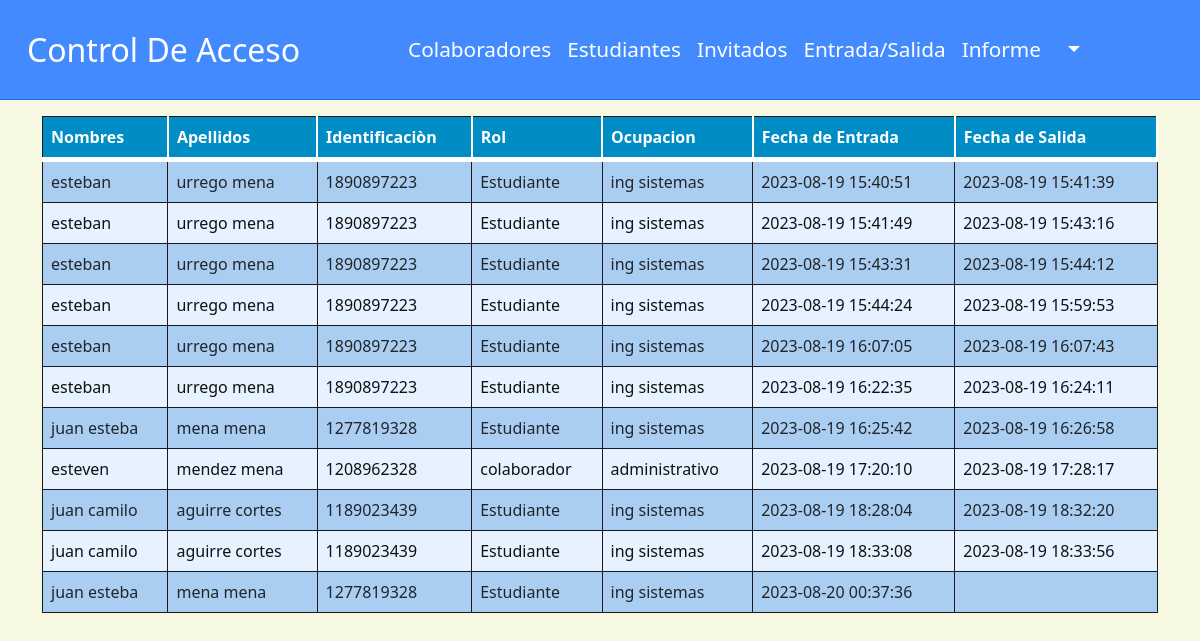
/entrad-salida.php, run on an earlier commit of the app's database.
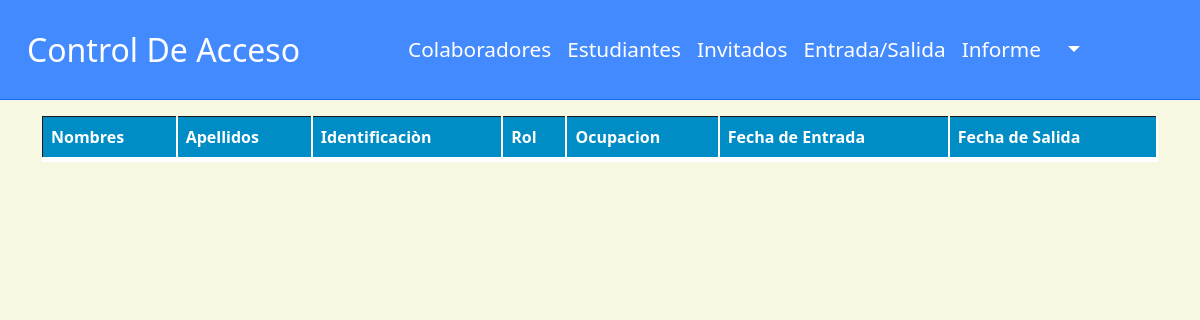
And on a later commit of the database.
### tables this page shows
CREATE TABLE `ingreso` (
  `id_ingreso` int(11) NOT NULL,
  `id_colaboradores` int(11) DEFAULT NULL,
  `id_estudiante` int(11) DEFAULT NULL,
  `fechaingreso` datetime DEFAULT NULL,
  `fechasalida` datetime DEFAULT NULL,
  `ingresoEstado` tinyint(1) DEFAULT NULL,
  `token` varchar(100) DEFAULT NULL
);

CREATE TABLE `carrera` (
  `id_carrera` int(11) NOT NULL,
  `nombre` varchar(30) NOT NULL
);

CREATE TABLE `colaboradores` (
  `id` int(11) NOT NULL,
  `nombre` varchar(35) NOT NULL,
  `apellido` varchar(35) NOT NULL,
  `documento` varchar(11) NOT NULL,
  `cargo` int(10) NOT NULL,
  `telefono` varchar(25) NOT NULL,
  `estado_colaborador` tinyint(1) DEFAULT NULL
);

CREATE TABLE `cargo` (
  `id_cargo` int(11) NOT NULL,
  `nombre` varchar(30) NOT NULL
);

### entrad-salida.php (the view, shortened to what this page needs)
<?php
    include './Database/conexion.php';
    $consulta = "SELECT * FROM ingreso";
    $consulta1 = $DB_con ->prepare($consulta);
    $consulta1->execute();
    $ingresos=$consulta1->fetchAll(PDO::FETCH_ASSOC);
?>
<!DOCTYPE html>
<html lang="en">
<head>
    <link rel="stylesheet" href="https://cdn.jsdelivr.net/npm/bootstrap@5.2.2/dist/css/bootstrap.min.css" />
    <link rel="stylesheet" href="https://cdn.datatables.net/1.12.1/css/dataTables.bootstrap5.min.css" />
    <link rel="stylesheet" href="./css/header.css">
    <link rel="stylesheet" href="./css/caja.css">
</head>
<body>
        <header>
            <?php include './componentes/header.php' ?>
        </header>
    <div class="container mt-3">
    <table id="example" class="table table-striped table-bordered" style="width:100%">
        <thead>
            <tr>
                <th>Nombres</th>
                <th>Apellidos</th>
                <th>Identificaciòn</th>
                <th>Rol</th>
                <th>Ocupacion</th>
                <th>Fecha de Entrada</th>
                <th>Fecha de Salida</th>
            </tr>
        </thead>
        <Tbody>
            <?php
                foreach($ingresos as $ket => $ingreso ){
                $filaClass = $key % 2 == 0 ? 'tabla-filas' : '';
            ?>
                <tr class="<?php echo $filaClass; ?>">
                    <?php
                        if($ingreso['id_estudiante'] != NULL){
                            $consultaE = "SELECT estudiante.id, estudiante.nombre, estudiante.apellido, estudiante.identificacion, carrera.nombre as carrera FROM estudiante
                            INNER JOIN carrera ON estudiante.carrera =  carrera.id_carrera
                            WHERE id=:id ";
                            $consultaE1 = $DB_con->prepare($consultaE);
                            $consultaE1->bindParam(':id',$ingreso['id_estudiante']);
                            $consultaE1->execute();
                            $estudinate = $consultaE1->fetch(PDO::FETCH_ASSOC);
                    ?>
                    <td><?php echo $estudinate['nombre'];  ?></td>
                    <td><?php echo $estudinate['apellido'];  ?></td>
                    <td><?php echo $estudinate['identificacion'];  ?></td>
                    <td>Estudiante</td>
                    <td><?php echo $estudinate['carrera'];  ?></td>
                    <?php
                        }else{
                            $consultaC = "SELECT colaboradores.nombre, colaboradores.apellido, colaboradores.documento, cargo.nombre as cargo FROM colaboradores
                            INNER JOIN cargo ON colaboradores.cargo =  cargo.id_cargo
                            WHERE id=:id";
                            $consultaC1 = $DB_con->prepare($consultaC);
                            $consultaC1->bindParam(':id',$ingreso['id_colaboradores']);
                            $consultaC1->execute();
                            $colaboradores = $consultaC1->fetch(PDO::FETCH_ASSOC);
                    ?>
                    <td><?php echo $colaboradores['nombre'];  ?></td>
                    <td><?php echo $colaboradores['apellido'];  ?></td>
                    <td><?php echo $colaboradores['documento'];  ?></td>
                    <td>colaborador</td>
                    <td><?php echo $colaboradores['cargo'];  ?></td>
                    <?php
                    }
                    ?>
                    <td> <?php echo $ingreso['fechaingreso']; ?> </td>
                    <td> <?php echo $ingreso['fechasalida']; ?> </td>
                </tr>
            <?php
                }
            ?>
        </Tbody>
    </table>
    </div>
</body>
</html>

### componentes/header.php (shortened to what this page needs)
<header>
<nav class="navbar navbar-expand-md border-bottom border-primary">
        <div class="container-fluid">
            <a href="./administracion.php" class="navbar-brand">Control De Acceso</a>
            <div id="MenuNavegacion" class="collapse navbar-collapse">
                <ul class="navbar-nav ml-auto" id="nav1">
                    <li class="nav-item"><a href="./colaboradores.php" class="nav-link">Colaboradores</a></li>
                    <li class="nav-item"><a href="./estudiantes.php" class="nav-link">Estudiantes</a></li>
                    <li class="nav-item"><a href="./invitado.php" class="nav-link">Invitados</a></li>
                    <li class="nav-item"><a href="./entrad-salida.php" class="nav-link">Entrada/Salida</a></li>
                    <li class="nav-item"><a href="./informe.php" class="nav-link">Informe</a></li>
                </ul>
                <ul class="navbar-nav ms-auto">
                    <li class="dropdown">
                        <a class="nav-link dropdown-toggle" href="#" role="button" data-bs-toggle="dropdown"
                            aria-expanded="false">
                        </a>
                    </li>
                </ul>
            </div>
        </div>
    </nav>
</header>

### css/header.css (style rules this page uses)
body { background-color: #f6f8e2; }
.navbar { height: 100px; background: #438AFE; }
.navbar-brand { font-size: 2rem; margin-left: 15px; margin-right: 100px; color: #fff; }
.nav-link { color: #fff; font-size: 1.3rem; }

### css/caja.css (style rules this page uses)
.table { border: solid 1px #1D171B; background: #fff; color: #111; }
.table th { border-right: solid 2px #fff; border-bottom: solid 5px #fff; background-color: #008DC6; color: #fff; }
.tabla-filas:nth-child(odd) { background-color: #b3d9ff; }
.tabla-filas:nth-child(even) { background-color: #e6f2ff; }

What changed in the data, as far as the page shows it:
removed ingreso: id_estudiante.nombre "esteban", id_estudiante.apellido "urrego mena", id_estudiante.identificacion "1890897223", carrera.nombre "ing sistemas", fechaingreso "2023-08-19 15:40:51", fechasalida "2023-08-19 15:41:39"
removed ingreso: id_estudiante.nombre "esteban", id_estudiante.apellido "urrego mena", id_estudiante.identificacion "1890897223", carrera.nombre "ing sistemas", fechaingreso "2023-08-19 15:41:49", fechasalida "2023-08-19 15:43:16"
removed ingreso: id_estudiante.nombre "esteban", id_estudiante.apellido "urrego mena", id_estudiante.identificacion "1890897223", carrera.nombre "ing sistemas", fechaingreso "2023-08-19 15:43:31", fechasalida "2023-08-19 15:44:12"
removed ingreso: id_estudiante.nombre "esteban", id_estudiante.apellido "urrego mena", id_estudiante.identificacion "1890897223", carrera.nombre "ing sistemas", fechaingreso "2023-08-19 15:44:24", fechasalida "2023-08-19 15:59:53"
removed ingreso: id_estudiante.nombre "esteban", id_estudiante.apellido "urrego mena", id_estudiante.identificacion "1890897223", carrera.nombre "ing sistemas", fechaingreso "2023-08-19 16:07:05", fechasalida "2023-08-19 16:07:43"
removed ingreso: id_estudiante.nombre "esteban", id_estudiante.apellido "urrego mena", id_estudiante.identificacion "1890897223", carrera.nombre "ing sistemas", fechaingreso "2023-08-19 16:22:35", fechasalida "2023-08-19 16:24:11"
removed ingreso: id_estudiante.nombre "juan esteba", id_estudiante.apellido "mena mena", id_estudiante.identificacion "1277819328", carrera.nombre "ing sistemas", fechaingreso "2023-08-19 16:25:42", fechasalida "2023-08-19 16:26:58"
removed ingreso: id_colaboradores.nombre "esteven", id_colaboradores.apellido "mendez mena", id_colaboradores.documento "1208962328", cargo.nombre "administrativo", fechaingreso "2023-08-19 17:20:10", fechasalida "2023-08-19 17:28:17"
removed ingreso: id_estudiante.nombre "juan camilo", id_estudiante.apellido "aguirre cortes", id_estudiante.identificacion "1189023439", carrera.nombre "ing sistemas", fechaingreso "2023-08-19 18:28:04", fechasalida "2023-08-19 18:32:20"
removed ingreso: id_estudiante.nombre "juan camilo", id_estudiante.apellido "aguirre cortes", id_estudiante.identificacion "1189023439", carrera.nombre "ing sistemas", fechaingreso "2023-08-19 18:33:08", fechasalida "2023-08-19 18:33:56"
removed ingreso: id_estudiante.nombre "juan esteba", id_estudiante.apellido "mena mena", id_estudiante.identificacion "1277819328", carrera.nombre "ing sistemas", fechaingreso "2023-08-20 00:37:36"
